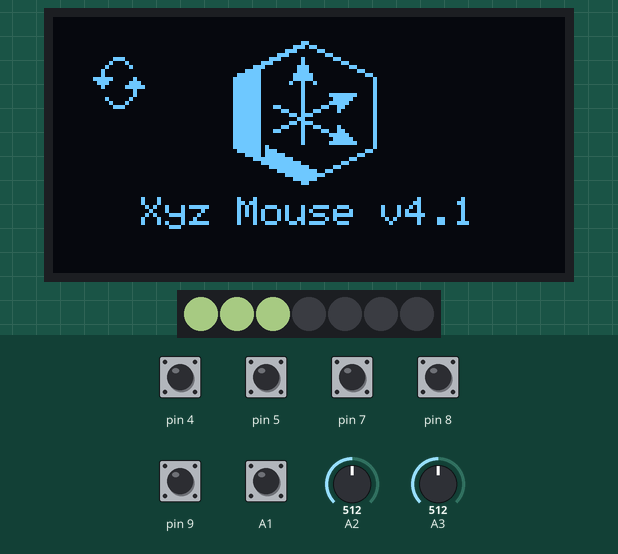
Bench run of a program on a simulated Arduino Leonardo, built with avr-gcc and run on an emulated ATmega32U4. Shown: 128×64 one-colour display, 7 RGB LEDs in strip order, left to right. The test bench sets the inputs (shaded band); at power-on: A1, pin 4, pin 5, pin 7–9 HIGH, A2 = 512, A3 = 512. Dim RGB values are drawn brighter than linear; EEPROM starts erased.

Above: at 1.3 s.
1.4 s: pin 9 pulled LOW for 0.15 s
At 1.6 s:
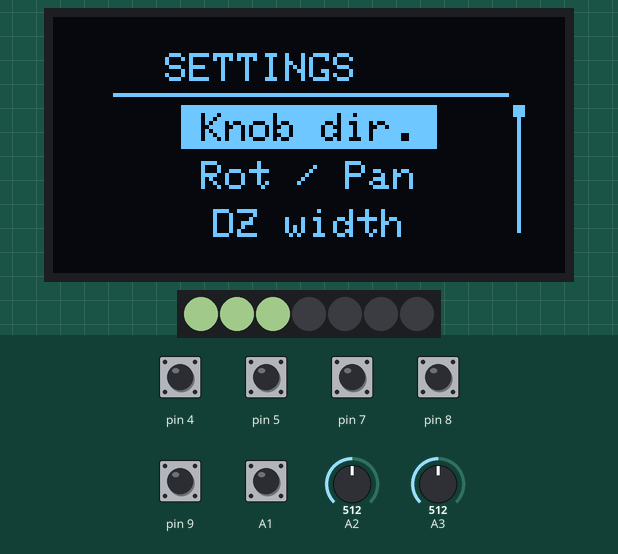
2.1 s: pin 4 pulled LOW for 0.15 s
At 2.2 s:
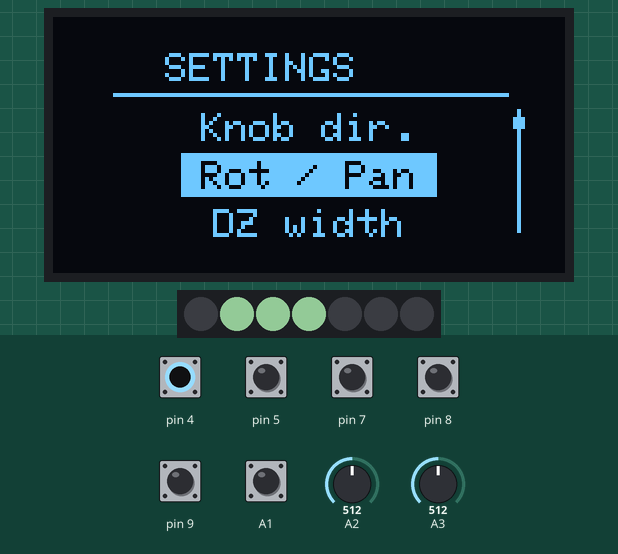
2.8 s: pin 5 pulled LOW for 0.15 s
At 3.1 s:
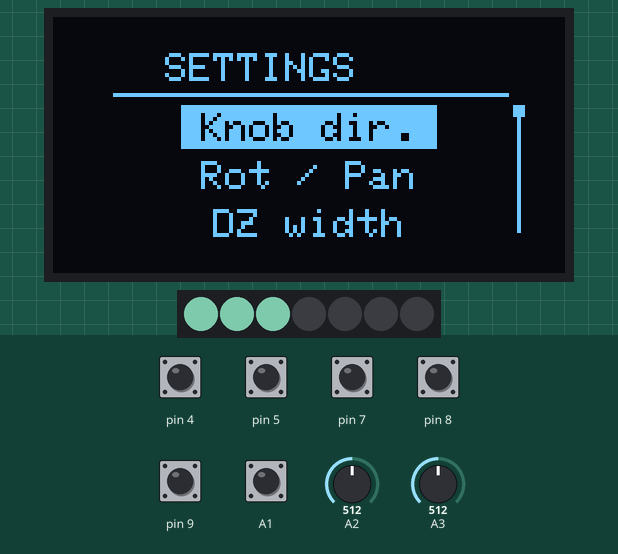
3.5 s: pin 4 pulled LOW for 1 s
At 4.0 s:
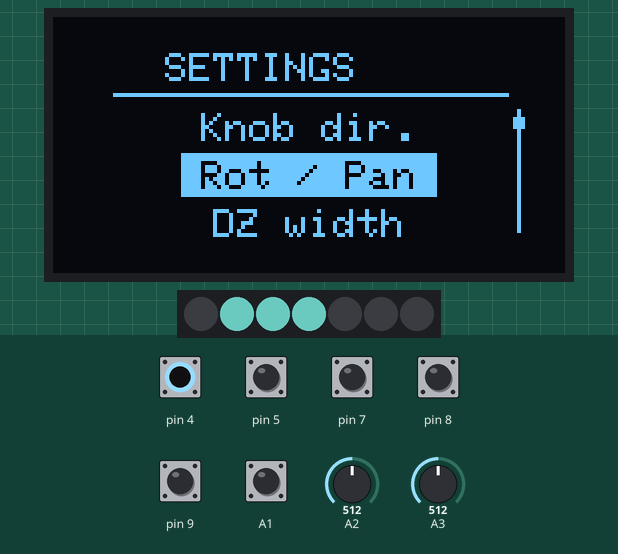
5.1 s: pin 5 pulled LOW for 1 s
At 6.1 s:
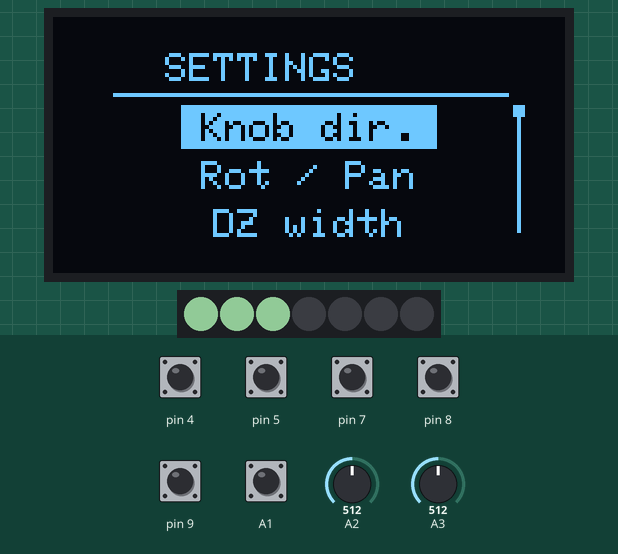
6.7 s: pin 4 pulled LOW for 0.15 s
At 8.26 s:
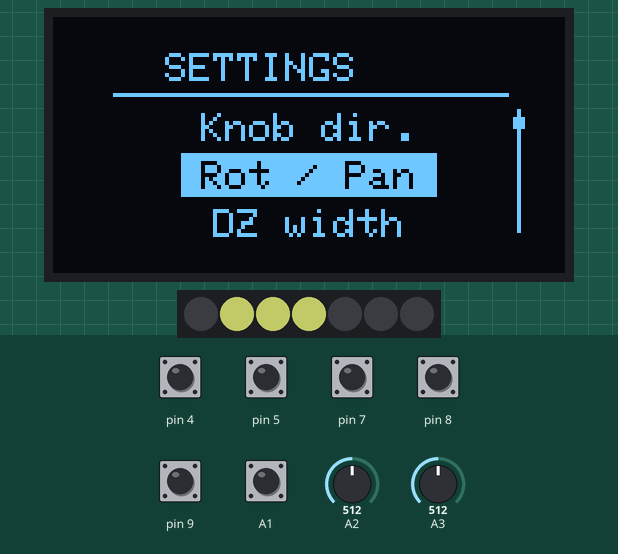
Timing chart, 0 to 8.4 s (numbered marks = the images above; inputs shaded):
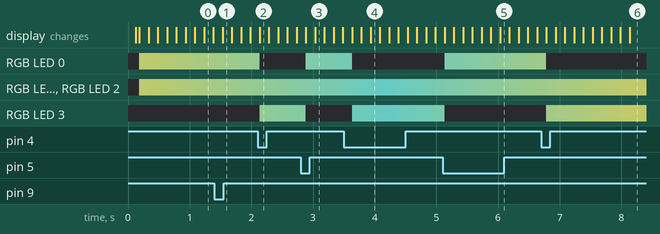

The program:

main.cpp
```cpp
// (licence header left out)
// Current firmware uses the same Pins than Original
// firmware. But the behavior is different
// Instead of mimic Mouse and Keyboard gesture, current
// firmware attempt to mimic a 3Dconnexion SpaceMouse
// and can be used with 3DxWare
//
// Usage :
//   TILT : Joystick & encoder
//   PAN : Joystick & encoder + Knob button
//   Left Button : Button 1
//   Right Button : Button 2
//
//   Enter settings : Button 3
//     In settings Menu, B3 = Back, K Button = Validate
//  Settings:
//    Knob Dir : Left hand / Right Hand
//    rot/Pan  : knob button behavior
//    DZ Width : Joystick Deadzone
//    Sensitivity : Joystick Sensitivity
//    Color1  :  First Led Color
//    Color2  :   "
//    Motion_mode : Leds Motion mode
//    color_mode : Leds Color mode
//    Contrast : OLED Contrast
//    Timeout  : OLED Timeout
//    Reset config : Reset to default config

#include <Arduino.h>
#include "settings.h"
#include "hid_descriptor.h"
#include "Orbion_joystick.h"
#include "Orbion_button.h"
#include "RotaryEncoder.h"

#include "Orbion_neopixel.h"
#ifndef NO_DISPLAY
#include "orbion_display.h"
#endif
#include "timer.h"

/// Load Control Objects
Orbion_joystick Joystick(AxisX, AxisY);
Orbion_button knobButton(joyButt);
Orbion_button b1(button1);
Orbion_button b2(button2);
Orbion_button b3(button3);
RotaryEncoder Encoder(DT, CLK);

// Load Display Objects
Orbion_Neopixel leds(NUMPIXELS, LED);

#ifndef NO_DISPLAY
Orbion_display display;
#endif

/// @brief Set Neopixel config from EEprom datas
void led_config()
{
  leds.setConfig(display.conf.led_mode, display.conf.led_color_mode, display.conf.color1, display.conf.color2);
}

/// @brief Turn Off display and led when no action is done Timeout is done by config
/// @param
void screensaver(int8_t enc_dir)
{

  static uint32_t timeoff = 0;
  uint32_t _currentMillis;

  static bool screensave = false;

  ////    ScreenSaver   /////
  if (isTimeout(&timeoff, &_currentMillis, display.conf.timeout, false))
  {
    // Enter Screensave mode
    if (!screensave)
    {
      screensave ^= true;
      leds.clear();
      display.exitSettings();
      display.clear();
      leds.show();
    }
  }
  else
  {
    // Leave Screen save mode
    leds.display();
    if (screensave)
    {
      screensave ^= true;
      display.refresh();
    }
  }

  // trigger control init timer
  if (b1.isPressed() ||
      b2.isPressed() ||
      b3.isPressed() ||
      knobButton.isPressed() ||
      Joystick.isTriggered()
#ifndef AxisZ
      || Encoder.getDirection()
#endif
  )
  {
    if (enc_dir)
    {
      leds.knobInc(enc_dir * LED_DIR);
    }
    timeoff = _currentMillis;
  }
}

/////////////////////////////////  SETUP ///////////////////////////

void setup()
{
  // init HID
  XYZmouse().begin();

  // init display, leds
  display.init(&leds);
  //display.setleds(); // link leds to display

  // init and calibrate joystick
  Joystick.Init();
  Joystick.SetDeadzone(display.conf.dz);

  leds.begin();
  led_config();
}

/////////////////////////////////  LOOP  ////////////////////////////
void loop()
{
  static bool pantilt_mode = false;
  // update controls
  Joystick.Update();
  knobButton.update();
  b1.update();
  b2.update();
  b3.update();
  Encoder.update();
  display.update();

// get Axes values
#ifndef AxisZ

  Axes axes = Joystick.returnValue() + Encoder.returnValue();

  int8_t enc_dir = Encoder.getDirectionHalf();
#else

  Axes axes = Joystick.returnValue();
  int8_t enc_dir = Joystick.getDirectionHalf();
#endif

  if (display.settingMode())
  { ////  Settings mode

    if (enc_dir)
    {
      display.scroll(enc_dir * display.conf.Encoder);
    }
    if (knobButton.clicked())
    {
      display.enter();
    }
    if (b3.clicked())
    {
      display.back();
      led_config();
      Joystick.SetDeadzone(display.conf.dz);
    }

    display.jog(axes);
  }
  else
  {
    // enter settings mode
    if (b3.clicked())
    {
      display.startSettings();
      return;
    }

    // get pan/tilt mode against config and knob button
    if (display.conf.Mode == 2)
    {
      pantilt_mode ^= knobButton.clicked();
    }
    else
    {
      pantilt_mode = knobButton.isPressed() ^ display.conf.Mode;
    }
    display.refresh(pantilt_mode);

    // adjust sensitivity
    axes = axes << display.conf.sensitivity;

    // report HID state
    XYZmouse().send_command(pantilt_mode ? axes : Axes ZERO_AXES, pantilt_mode ? Axes ZERO_AXES: axes );
    // send buttons state
    XYZmouse().send_buttons(b1.isPressed(), b2.isPressed());
  }

  // led / display / screensaver
  screensaver(enc_dir);
}
```

Orbion_button.cpp
```cpp
#include "Orbion_button.h"

/// @brief
/// @param pin
Orbion_button::Orbion_button(int pin)
    : _pin(pin), lastState(HIGH), _triggered(false)
{
  pinMode(_pin, INPUT_PULLUP);
}

/// @brief
Orbion_button::~Orbion_button()
{
}

/// @brief Update button state
void Orbion_button::update()
{
  static uint32_t lastDebounceTime;
  uint32_t _currentMillis;

  uint8_t reading = digitalRead(_pin);

  if (reading != lastState)
  {
    // reset the debouncing timer
    isTimeout(&lastDebounceTime, 0);
  }
  if (isTimeout(&lastDebounceTime, 500) && reading == HIGH)
  {
    reset();
  }
  else if (isTimeout(&lastDebounceTime, &_currentMillis, DEBOUNCE_DELAY, false))
  {
    // whatever the reading is at, it's been there for longer than the debounce
    // delay, so take it as the actual current state:
    if (reading == LOW)
    {
      if (!ispressed)
      {
        if (!isreset)
        {
          ispressed = true;
        }
        isreset = false;
        lastCount = _currentMillis;
      }
    }
    else
    {
      ispressed = false;
    }
  }
  lastState = reading;
}

/// @brief Return True if button is pressed
/// @return
bool Orbion_button::isPressed()
{
  return ispressed;
}

/// @brief Reset button state
void Orbion_button::reset()
{
  if (!isreset)
  {
    isreset = true;
  }
}

/// @brief return True once if button pressed
/// @return
bool Orbion_button::clicked()
{
  uint32_t _dummy;
  if (ispressed && !isreset && isTimeout(&lastCount, &_dummy, 60, false))
  {
    reset();
    return true;
  }
  return false;
}
```

Orbion_button.h
```cpp
#pragma once
#ifndef BUTTONS_H
#define BUTTONS_H

#include <Arduino.h>
#include "timer.h"

#define DEBOUNCE_DELAY 15

class Orbion_button
{
public:
  // Constructor
  Orbion_button(int pin);
  ~Orbion_button();

  void update();    // Update button state
  bool isPressed(); // return True if button pressed
  void reset();     // reset button state
  bool clicked();   // return True once if button pressed

private:
  int _pin;           // button pin
  uint32_t lastCount; //
  bool ispressed = false;
  bool isreset = true;
  uint8_t lastState;
  bool _triggered;
};

#endif
```

Orbion_joystick.cpp
```cpp
// (licence header left out)
#include "Orbion_joystick.h"

#ifndef AxesZ
Orbion_joystick::Orbion_joystick(
    uint8_t pin_x,
    uint8_t pin_y)
{
     gpio_pin_x = pin_x;
    gpio_pin_y = pin_y;
    gpio_pin_z = 0;
    zero_x = 0;
    zero_y = 0;
    value_int_x = 0;
    value_int_y = 0;
    deadzone = 5;
    sensitivity = 1;

    _triggered=false;
}

#else
Orbion_joystick::Orbion_joystick(
    uint8_t pin_x,
    uint8_t pin_y,
    uint8_t pin_z)
{

    gpio_pin_x = pin_x;
    gpio_pin_y = pin_y;
    gpio_pin_z = pin_z;
    zero_x = 0;
    zero_y = 0;
    zero_z = 0;
    value_int_x = 0;
    value_int_y = 0;
    value_int_z = 0;
    deadzone = 5;

    _triggered=false;
}
#endif

Orbion_joystick::~Orbion_joystick()
{
}

void Orbion_joystick::Init()
{

    pinMode(gpio_pin_x, INPUT);
    pinMode(gpio_pin_y, INPUT);
#ifdef AxesZ
    pinMode(gpio_pin_z, INPUT);
#endif

    CalibrateZero();
}

void Orbion_joystick::SetDeadzone(int16_t dz)
{
    /* Fix issue #16 : Joystick calibrating not working correctly
    dz must be > 0 */
    deadzone = (dz + 1) << 2;
}

int16_t Orbion_joystick::GetDeadzone()
{
    return deadzone;
}

void Orbion_joystick::Update()
{
    // read the Orbion_joystick
    value_int_y = analogRead(gpio_pin_y);
    value_int_x = analogRead(gpio_pin_x);
#ifdef AxesZ
    value_int_z = analogRead(gpio_pin_z);

    static timer;
    int16_t z;
    if(isTimeout(&timer,25)){
       _direction = (z = z()) == 0 ? z : (z < 0 ? -1 : 1);
    }
    // triggered state
    _triggered = abs((value_int_x - zero_x) | (value_int_y - zero_y) | (value_int_z - zero_z)) > deadzone ;
#else
    // triggered state
    _triggered = abs((value_int_x - zero_x) | (value_int_y - zero_y)) > deadzone ;
#endif


}


void Orbion_joystick::CalibrateZero()
{
    // calibrate the Orbion_joystick mid point
    delay(20);
    Update();
    zero_x = value_int_x;
    zero_y = value_int_y;
#ifdef AxesZ
    zero_z = value_int_z;
#endif
}

int16_t Orbion_joystick::x()
{
    int16_t value = (value_int_x - zero_x);
    return axev(value);
}

int16_t Orbion_joystick::y()
{
    int16_t value = (value_int_y - zero_y);
    return axev(value);
}

#ifdef AxesZ
int16_t Orbion_joystick::z()
{
    int16_t value = (value_int_z - zero_z);
    return axev(value);
}

int8_t Orbion_joystick::getDirectionHalf()
{
    return _direction;
}
int8_t Orbion_joystick::getDirection()
{

    return _direction;
}
#endif


int16_t Orbion_joystick::axev(int16_t value)
{
    return ((value > deadzone) ? (value - deadzone) : (value < -deadzone) ? (value + deadzone) : 0) >> 2;
}

bool Orbion_joystick::isTriggered(){
    return _triggered;
}

Axes Orbion_joystick::returnValue()
{
#ifdef AxesZ
    return {x(), y(), z()};
#else
    return {x(), y(), 0};
#endif
}
```

Orbion_joystick.h
```cpp
// define a class for joystick

/*
  Joystick.h

  Modified version of the library of CADDECK

  Copyright (c) 2022, Andrew Fernie

  This library is free software; you can redistribute it and/or
  modify it under the terms of the GNU Lesser General Public
  License as published by the Free Software Foundation; either
  version 2.1 of the License, or (at your option) any later version.

  This library is distributed in the hope that it will be useful,
  but WITHOUT ANY WARRANTY; without even the implied warranty of
  MERCHANTABILITY or FITNESS FOR A PARTICULAR PURPOSE.  See the GNU
  Lesser General Public License for more details.

  You should have received a copy of the GNU Lesser General Public
  License along with this library; if not, write to the Free Software
  Foundation, Inc., 51 Franklin St, Fifth Floor, Boston, MA  02110-1301  USA
*/

#pragma once
#ifndef ORBIONJOYSTICK_H
#define ORBIONJOYSTICK_H

#include "Arduino.h"
#include "struct.h"
#include <stdint.h>

class Orbion_joystick {
   public:
#ifndef AxisZ
    Orbion_joystick(uint8_t pin_x, uint8_t pin_y);
#else
    Orbion_joystick(uint8_t pin_x, uint8_t pin_y, uint8_t pin_z);
    int8_t getDirection();
    int8_t getDirectionHalf();
#endif
    ~Orbion_joystick();
    void Init();
    void Update();
    void CalibrateZero();
    void SetDeadzone(int16_t deadzone);
    int16_t GetDeadzone();

    bool isTriggered();
    Axes returnValue();

    int16_t x();
    int16_t y();
    int16_t z();

   private:
    // joystick variables
    uint8_t gpio_pin_x;
    uint8_t gpio_pin_y;
    uint8_t gpio_pin_z;
    int16_t zero_x;
    int16_t zero_y;

    int16_t value_int_x;
    int16_t value_int_y;

#ifdef AxisZ

    int16_t zero_z;
    int16_t value_int_z;
#endif
    int8_t deadzone;
    int8_t sensitivity;
    int16_t axev(int16_t  value);

    bool _triggered;

};

#endif
```

Orbion_neopixel.cpp
```cpp
// Extended library of Adafruit_Neopixel to match Orbion leds
// GNU GPL v3.0  July 2023
// @fboc#1751

#include "Orbion_neopixel.h"

Orbion_Neopixel::Orbion_Neopixel(uint16_t n, uint16_t pin) : Adafruit_NeoPixel(n, pin, NEO_GRB + NEO_KHZ800)
{
  _brightness = n > 6 ? 1500U / n : 255U;
  this->n = n;
}

void Orbion_Neopixel::setConfig(uint8_t mode, uint8_t color_mode, uint32_t color1, uint32_t color2)
{
  _color1 = colorHSV(r(color1), g(color1), b(color1));
  _value = b(color1);
  _color2 = colorHSV(r(color2), g(color2), b(color2));
  _color_mode = color_mode;
  _mode = mode;
  return;
}

void Orbion_Neopixel::display(uint8_t mode, uint8_t color_mode, uint32_t color1, uint32_t color2)
{
  setConfig(mode, color_mode, color1, color2);
  display();
  return;
}

/// @brief Set leds values
/// @param
// Mode : 0=fixed, 1= one led=f(pos), 3= half leds=f(pos)
// color_mode : 0 = off, 1= color1, 2= mix(color1, color2), 3=rainbow
void Orbion_Neopixel::display(void)
{
  uint32_t color = _color1;

  if (isTimeout(&_lastframe, 150))
  {

    clear();
    uint8_t first = (_mode ? pos : 0);
    uint8_t end = (_mode ? first + (_mode == MODE_ONE ? 1 : n / 2) : n);

    if (_color_mode == COLOR_MIXED)
    {
      color = mixColorCycle(_color1, _color2, _lastframe << 3);
    }
    else if (_color_mode == COLOR_RAINBOW)
    {
      color = colorHSV((_lastframe >> 5), 0xFFU, _value);
    }

    if (_color_mode)
    {
      for (byte a = first; a < min(end, n); a++)
      {
        setPixelColor(a, color);
      }
      if (end > n)
      {
        for (byte a = 0; a < end - n; a++)
        {
          setPixelColor(a, color);
        }
      }
    }
    show();
  }
  return;
}

uint32_t Orbion_Neopixel::mix2Color(uint32_t color1, uint32_t color2, uint8_t frac2)
{

  if (!frac2)
  {
    return color1;
  }
  if (frac2 == 0xFF)
  {
    return color2;
  }
  return Color(
      LinearInterpolate2Channels(r(color1), r(color2), frac2),
      LinearInterpolate2Channels(g(color1), g(color2), frac2),
      LinearInterpolate2Channels(b(color1), b(color2), frac2));
}

uint32_t Orbion_Neopixel::mixColorCycle(uint32_t color1, uint32_t color2, uint16_t frac2)
{

  if (frac2 < 0x7FFF)
  {
    return mix2Color(color1, color2, (uint8_t)(frac2 * 2 >> 8) & 0xFF);
  }
  return mix2Color(color2, color1, (uint8_t)(frac2 * 2 >> 8) & 0xFF);
}

/// @brief getColor RGB from color1
/// @return  packed 32 bits RGB
uint32_t Orbion_Neopixel::getColor()
{
  return Color(fScale(r(_color1)),
               fScale(g(_color1)),
               fScale(b(_color1)));
}

uint32_t Orbion_Neopixel::colorHSV(uint8_t H, uint8_t S, uint8_t V)
{
  return ColorHSV((H << 8) | H, S, ((uint16_t)V * _brightness) >> 8);
}

void Orbion_Neopixel::knobInc(int16_t dir)
{
  pos = (pos + n + dir) % n;
}

uint8_t Orbion_Neopixel::LinearInterpolate2Channels(uint8_t channel1, uint8_t channel2, uint8_t frac2)
{
  return uint8_t((((channel2 - channel1) * frac2) + (channel1 << 8)) >> 8) & 0xFF;
}

uint8_t Orbion_Neopixel::r(uint32_t color)
{
  return (color >> 16) & 0xFF;
}
uint8_t Orbion_Neopixel::g(uint32_t color)
{
  return (color >> 8) & 0xFF;
}
uint8_t Orbion_Neopixel::b(uint32_t color)
{
  return (color) & 0xFF;
}
```

Orbion_neopixel.h
```cpp
#pragma once
#ifndef LEDS_H
#define LEDS_H
#include <Arduino.h>
#include <Adafruit_NeoPixel.h>
#include "timer.h"

//// CLASS NEOPIXEL ////
// Mode
#define MODE_FIXED 0
#define MODE_ONE 1
#define MODE_HALF 2
#define COLOR_OFF 0
#define COLOR_1 1
#define COLOR_MIXED 2
#define COLOR_RAINBOW 3

class Orbion_Neopixel : public Adafruit_NeoPixel
{
private:
    uint32_t _lastframe = 0;
    uint32_t _color1 = 0;
    uint32_t _color2 = 0;
    byte _brightness = 0;
    byte _value = 0;
    uint8_t n = 0;

    uint8_t r(uint32_t color);
    uint8_t g(uint32_t color);
    uint8_t b(uint32_t color);
    uint8_t LinearInterpolate2Channels(uint8_t channel1, uint8_t channel2, uint8_t frac2);
    uint32_t mix2Color(uint32_t color1, uint32_t color2, uint8_t frac2);
    uint32_t mixColorCycle(uint32_t color1, uint32_t color2, uint16_t frac2);

public:
    Orbion_Neopixel(uint16_t n, uint16_t pin);

    byte _mode = 0;
    byte _color_mode = 0;
    uint8_t pos = 0;

    void display(uint8_t mode, uint8_t color_mode, uint32_t color1, uint32_t color2);
    void display(void);
    void setConfig(uint8_t mode, uint8_t color_mode, uint32_t color1, uint32_t color2);
    uint32_t getColor();
    uint32_t colorHSV(uint8_t H, uint8_t S, uint8_t V);
    void knobInc(int16_t dir);

    // useful math function

    uint16_t fScale16(uint16_t i, uint16_t scale) { return (uint64_t(i) << 16) / scale; }
    uint8_t fScale16to8(uint16_t i, uint16_t scale) { return fScale16(i, scale) >> 8; }
    uint8_t fScale(uint8_t i) { return ((uint16_t)i << 8 | i) / _brightness; }
};

#endif
```

RotaryEncoder.h
```cpp
// (licence header left out)
#pragma once
#ifndef RotaryEncoder_h
#define RotaryEncoder_h

#include "Arduino.h"
#include "struct.h" // project structs
#include "settings.h"
#include "timer.h"

class RotaryEncoder
{
public:
  // ----- Constructor -----
  RotaryEncoder(int pin1, int pin2);
  ~RotaryEncoder();

  // simple retrieve of the direction the knob was rotated last time. 0 = No rotation, 1 = Clockwise, -1 = Counter Clockwise
  int8_t getDirection();
  int8_t getDirectionHalf();

  // call this function every some milliseconds or by using an interrupt for handling state changes of the rotary encoder.
  void update(void);
  Axes returnValue(); // Return value for HID

private:
  int _pin1, _pin2; // Arduino pins used for the encoder.

  int8_t _direction;      // direction of the knob catch by [0] and [3]
  int8_t _direction_half; // direction of the knob catch by [3]
  int16_t _increment;     // increment value
};

#endif

// End
```

struct.h
```cpp
// struct.h structure for Orbion

#pragma once
#ifndef STRUCT_H
#define STRUCT_H

typedef struct
{
  uint32_t color1;
  uint32_t color2;
  uint16_t timeout;
  uint8_t Mode;
  int8_t Encoder;
  uint8_t led_mode;
  uint8_t led_color_mode;
  uint8_t contrast;
  uint8_t dz;
  uint8_t sensitivity;

} MenuConfig;

typedef struct {
    int16_t x, y, z;
} Axes;

// Add operator+ after the type is defined
inline Axes operator+(const Axes& a, const Axes& b) {
    return {a.x + b.x, a.y + b.y, a.z + b.z};
}

inline Axes operator<<(const Axes& a, uint8_t b) {
    return {a.x << b , a.y << b, a.z << b};
}

inline Axes operator>>(const Axes& a, uint8_t b) {
    return {a.x >> b , a.y >> b, a.z >> b};
}

#endif
```

timer.h
```cpp
#pragma once
#ifndef UTILS_H
#define UTILS_H

#include <Arduino.h>

bool isTimeout(uint32_t *lastMillis, uint32_t delay);
bool isTimeout(uint32_t *lastMillis, uint32_t *_currentMillis, uint32_t delay, bool reset);
#endif
```

Source omitted: RotaryEncoder.cpp (2470 bytes), bitmaps.h (data table, 1876 bytes), hid_descriptor.h (2706 bytes), orbion_display.cpp (12567 bytes), orbion_display.h (2500 bytes), strings.h (4244 bytes), timer.cpp (931 bytes), settings.h (1269 bytes)

Measured:
- after the input at 1.4 s, the display: changes after 0.13 s (image 1)
- after the input at 2.1 s, the display: changes at once (image 2)
- after the input at 2.8 s, the display: first changes after 0.08 s (image 3 shows a later state)
- after the input at 3.5 s, the display: first changes after 0.13 s (image 4 shows a later state)
- after the input at 5.1 s, the display: first changes at once (image 5 shows a later state)
- after the input at 6.7 s, the display: first changes after 0.09 s (image 6 shows a later state)
